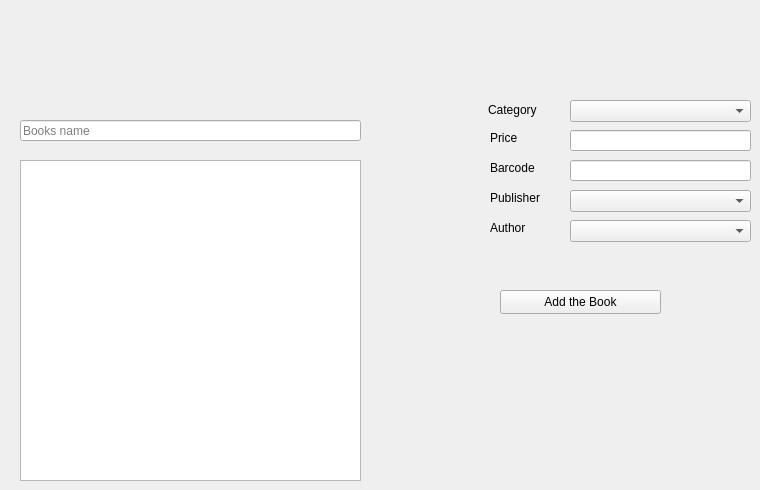
        <widget class="QWidget" name="tab_24">
         <attribute name="title">
          <string>Add Book</string>
         </attribute>
         <widget class="QLineEdit" name="lineEdit_42">
          <property name="geometry">
           <rect>
            <x>20</x>
            <y>120</y>
            <width>341</width>
            <height>21</height>
           </rect>
          </property>
          <property name="placeholderText">
           <string>Books name</string>
          </property>
         </widget>
         <widget class="QPlainTextEdit" name="plainTextEdit_4">
          <property name="geometry">
           <rect>
            <x>20</x>
            <y>160</y>
            <width>341</width>
            <height>321</height>
           </rect>
          </property>
         </widget>
         <widget class="QComboBox" name="comboBox_17">
          <property name="geometry">
           <rect>
            <x>570</x>
            <y>100</y>
            <width>181</width>
            <height>22</height>
           </rect>
          </property>
         </widget>
         <widget class="QLineEdit" name="lineEdit_43">
          <property name="geometry">
           <rect>
            <x>570</x>
            <y>130</y>
            <width>181</width>
            <height>21</height>
           </rect>
          </property>
         </widget>
         <widget class="QLineEdit" name="lineEdit_44">
          <property name="geometry">
           <rect>
            <x>570</x>
            <y>160</y>
            <width>181</width>
            <height>21</height>
           </rect>
          </property>
         </widget>
         <widget class="QComboBox" name="comboBox_18">
          <property name="geometry">
           <rect>
            <x>570</x>
            <y>190</y>
            <width>181</width>
            <height>22</height>
           </rect>
          </property>
         </widget>
         <widget class="QComboBox" name="comboBox_19">
          <property name="geometry">
           <rect>
            <x>570</x>
            <y>220</y>
            <width>181</width>
            <height>22</height>
           </rect>
          </property>
         </widget>
         <widget class="QLabel" name="label_32">
          <property name="geometry">
           <rect>
            <x>488</x>
            <y>100</y>
            <width>61</width>
            <height>20</height>
           </rect>
          </property>
          <property name="text">
           <string>Category</string>
          </property>
         </widget>
         <widget class="QLabel" name="label_33">
          <property name="geometry">
           <rect>
            <x>490</x>
            <y>130</y>
            <width>49</width>
            <height>16</height>
           </rect>
          </property>
          <property name="text">
           <string>Price</string>
          </property>
         </widget>
         <widget class="QLabel" name="label_34">
          <property name="geometry">
           <rect>
            <x>490</x>
            <y>160</y>
            <width>49</width>
            <height>16</height>
           </rect>
          </property>
          <property name="text">
           <string>Barcode</string>
          </property>
         </widget>
         <widget class="QLabel" name="label_35">
          <property name="geometry">
           <rect>
            <x>490</x>
            <y>190</y>
            <width>61</width>
            <height>16</height>
           </rect>
          </property>
          <property name="text">
           <string>Publisher</string>
          </property>
         </widget>
         <widget class="QLabel" name="label_36">
          <property name="geometry">
           <rect>
            <x>490</x>
            <y>220</y>
            <width>49</width>
            <height>16</height>
           </rect>
          </property>
          <property name="text">
           <string>Author</string>
          </property>
         </widget>
         <widget class="QPushButton" name="pushButton_28">
          <property name="geometry">
           <rect>
            <x>500</x>
            <y>290</y>
            <width>161</width>
            <height>24</height>
           </rect>
          </property>
          <property name="text">
           <string>Add the Book</string>
          </property>
         </widget>
        </widget>
